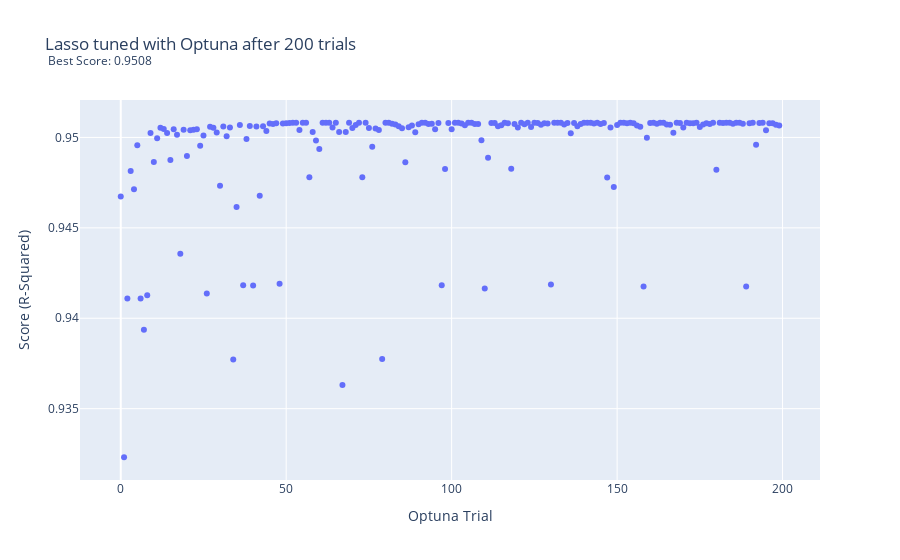

Notebook code for this chart:
### Code cell
import plotly.express as px


fig = px.scatter(optuna_lasso,
                 x="Trial", 
                 y="Score", 
                 hover_data=['Parameters'],
                labels = {'Trial': 'Optuna Trial', 'Score': 'Score (R-Squared)'},
                title = 'Lasso tuned with Optuna after 200 trials  <br><sup> Best Score: 0.9508</sup>')

fig.update_layout(
    hoverlabel=dict(
        bgcolor="white",
        font_size=8,
        font_family="Rockwell"
    )
)

fig.show()

# fig.write_image("images/optuna_lasso.png")

### Figure 1 — Plotly figure (JSON) as saved in the notebook; plotly's stock layout.template omitted (floating-point values rounded to 4 significant figures; data arrays with more than 128 entries replaced by an {"elided": "..."} marker saying what was removed)
{"data": [{"customdata": {"elided": "200 rows, 1566 mixed values in total"}, "hovertemplate": "Optuna Trial=%{x}<br>Score (R-Squared)=%{y}<br>Parameters=%{customdata[0]}<extra></extra>", "legendgroup": "", "marker": {"color": "#636efa", "symbol": "circle"}, "mode": "markers", "name": "", "orientation": "v", "showlegend": false, "type": "scatter", "x": {"elided": "200 int values"}, "xaxis": "x", "y": {"elided": "200 float values"}, "yaxis": "y"}], "layout": {"hoverlabel": {"bgcolor": "white", "font": {"family": "Rockwell", "size": 8}}, "legend": {"tracegroupgap": 0}, "title": {"text": "Lasso tuned with Optuna after 200 trials  <br><sup> Best Score: 0.9508</sup>"}, "xaxis": {"anchor": "y", "domain": [0, 1], "title": {"text": "Optuna Trial"}}, "yaxis": {"anchor": "x", "domain": [0, 1], "title": {"text": "Score (R-Squared)"}}}}
